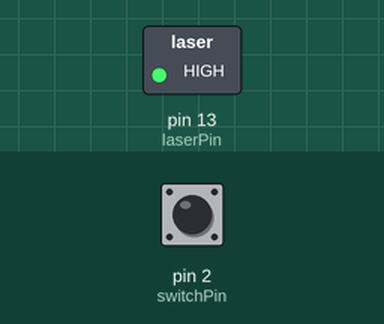
Recording of a sketch running on a simulated Arduino Uno, built with avr-gcc and run on an emulated ATmega328P. On the bench: switched loads named in the sketch (green lamp = pin HIGH). Inputs (shaded band) come from the test bench; at power-on: pin 2 (switchPin) HIGH.

Above: at 1.2 s.
1.3 s: pin 2 (switchPin) pulled LOW for 0.15 s
At 1.4 s:
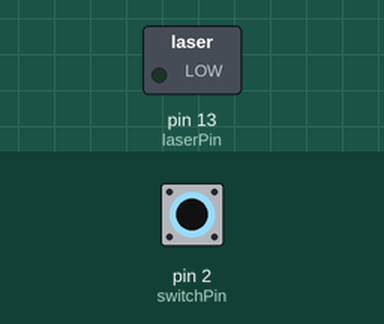
3.0 s: pin 2 (switchPin) pulled LOW for 3.2 s
At 6.7 s:
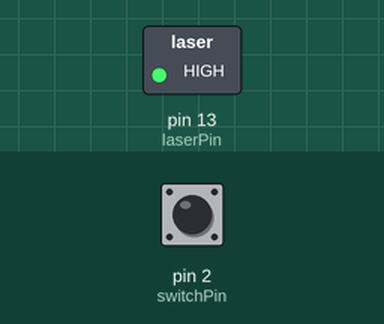
Timing chart, 0 to 8.2 s (numbered marks = the images above; inputs shaded):
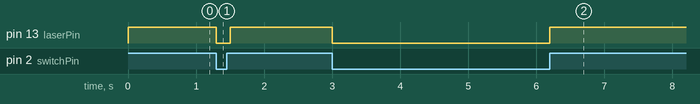

The sketch:

lasercode.ino
```cpp
int switchPin = 2; // Define the pin for the switch
int laserPin = 13; // Define the pin for the laser module

void setup() {
  pinMode(laserPin, OUTPUT); // Set pin 13 as output for the laser module
  pinMode(switchPin, INPUT_PULLUP); // Set pin 2 as input with internal pull-up resistor
}

void loop() {
  digitalWrite(laserPin, digitalRead(switchPin)); // Turn on the laser module
  delay(100);
}
```

Measured:
- after the input at 1.3 s, pin 13 (laserPin): HIGH → LOW at once, → HIGH 0.20 s later
- after the input at 3.0 s, pin 13 (laserPin): HIGH → LOW at once, → HIGH 3.2 s later
